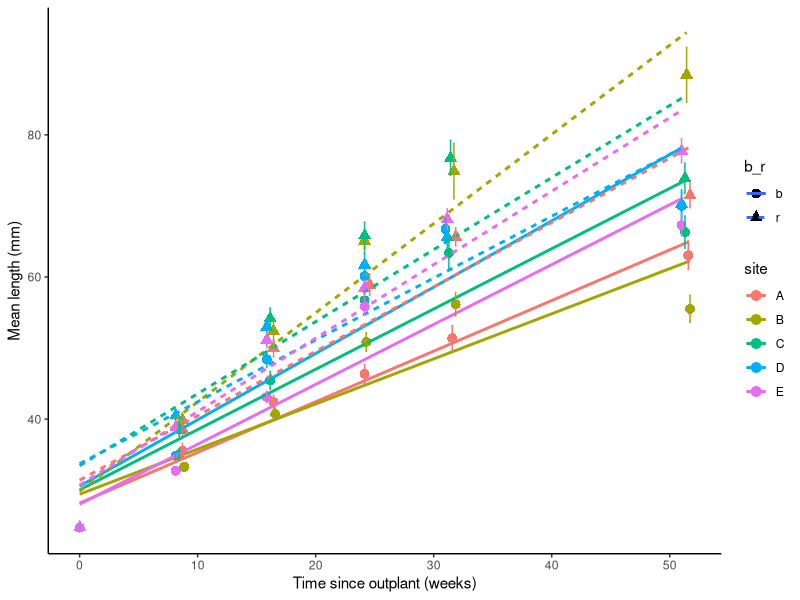

R code for this plot:
library(tidyverse)

setwd("/Users/Amelia/Documents/UBC/R_projects/STAT506H")

# read in data

growth_0 <- read_csv("growth_data_zero.csv")

growth_may <- read_csv("growth_data_may.csv")

growth_july <- read_csv("growth_data_july.csv")

growth_sept <- read_csv("growth_data_sept.csv")

growth_nov <- read_csv("growth_data_nov.csv")

growth_1 <- read_csv("growth_data_march.csv")

for (i in 1:6){
  growth_0 <- growth_0 %>% 
    dplyr::bind_rows(growth_0)
}

growth_0 <- growth_0 %>% 
  slice(1:2500)

growth_0 <- growth_0 %>% 
  rename(outplant_time = "outplant time")

site <- c(rep("A", times = 500), rep("B", times = 500),
           rep("C", times = 500), rep("D", times = 500),
           rep("E", times = 500)) 

b_r <- rep(c(rep("b", times = 250), rep("r", times = 250)), times = 5)

bag <- rep(c(rep("1", times = 50),rep("2", times = 50),
          rep("3", times = 50), rep("4", times = 50),
          rep("5", times = 50)), times = 10)

front_end <- cbind(site,b_r,bag)

front_end <- as.data.frame(front_end)

x <- cbind(front_end, growth_0)

growth_0 <- x %>% 
  dplyr::select(1:4, 7)

growth_0$site <- as.factor(growth_0$site)
growth_0$bag <- as.factor(growth_0$bag)
growth_0$b_r <- as.factor(growth_0$b_r)

## join rest of data

growth_july <- growth_july %>% 
  rename("site" = "Site")

growth_1 <- growth_1 %>% 
  rename("shell_length" = "length")

growth_sept <- growth_sept %>% 
  rename("shell_length" = "length")

growth_full <- growth_may %>% 
  full_join(growth_july) %>% 
  full_join(growth_sept) %>% 
  full_join(growth_nov) %>% 
  full_join(growth_1) %>% 
  select(1:3, 5, 10)

growth_full$site <- as.factor(growth_full$site)
growth_full$bag <- as.factor(growth_full$bag)
growth_full$b_r <- as.factor(growth_full$b_r)
growth_full$outplant_time <- as.numeric(growth_full$outplant_time)

growth <- growth_full %>% 
  full_join(growth_0)

growth <- na.omit(growth)
growth_summary <- growth %>% 
  group_by(site, b_r, outplant_time) %>% 
  summarize(av_length = mean(shell_length), se_length =
              sd(shell_length)/sqrt(length(shell_length)))

growth_plot <- ggplot(aes(x = outplant_time, y = av_length, colour = site, shape = b_r),
                      data = growth_summary) +
  geom_point(size = 3) +
  ylab("Mean length (mm)") +
  xlab("Time since outplant (weeks)") +
  theme_classic() +
  geom_smooth(method = "lm", se = FALSE, aes(linetype = b_r)) +
  geom_errorbar(aes(ymax = av_length + se_length, ymin = av_length - se_length))

growth_plot

enviro <- read_csv("salinity_temperature.csv")

low_sal <- enviro %>%
  filter(b_r == "r" & sal <= 20)
high_temp <- enviro %>% 
  filter(b_r == "b", temp > 29.22) #29.22 C is the ABT
